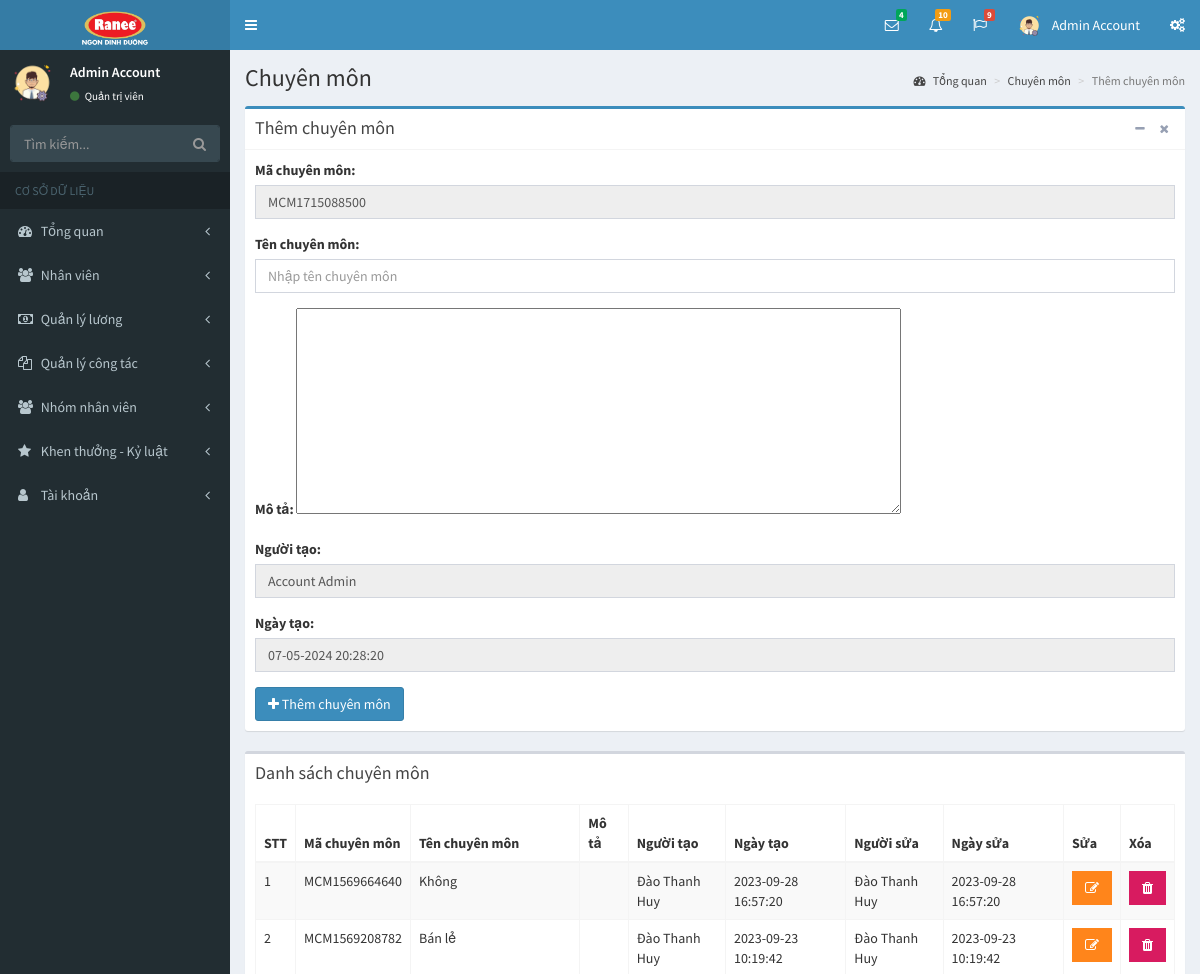
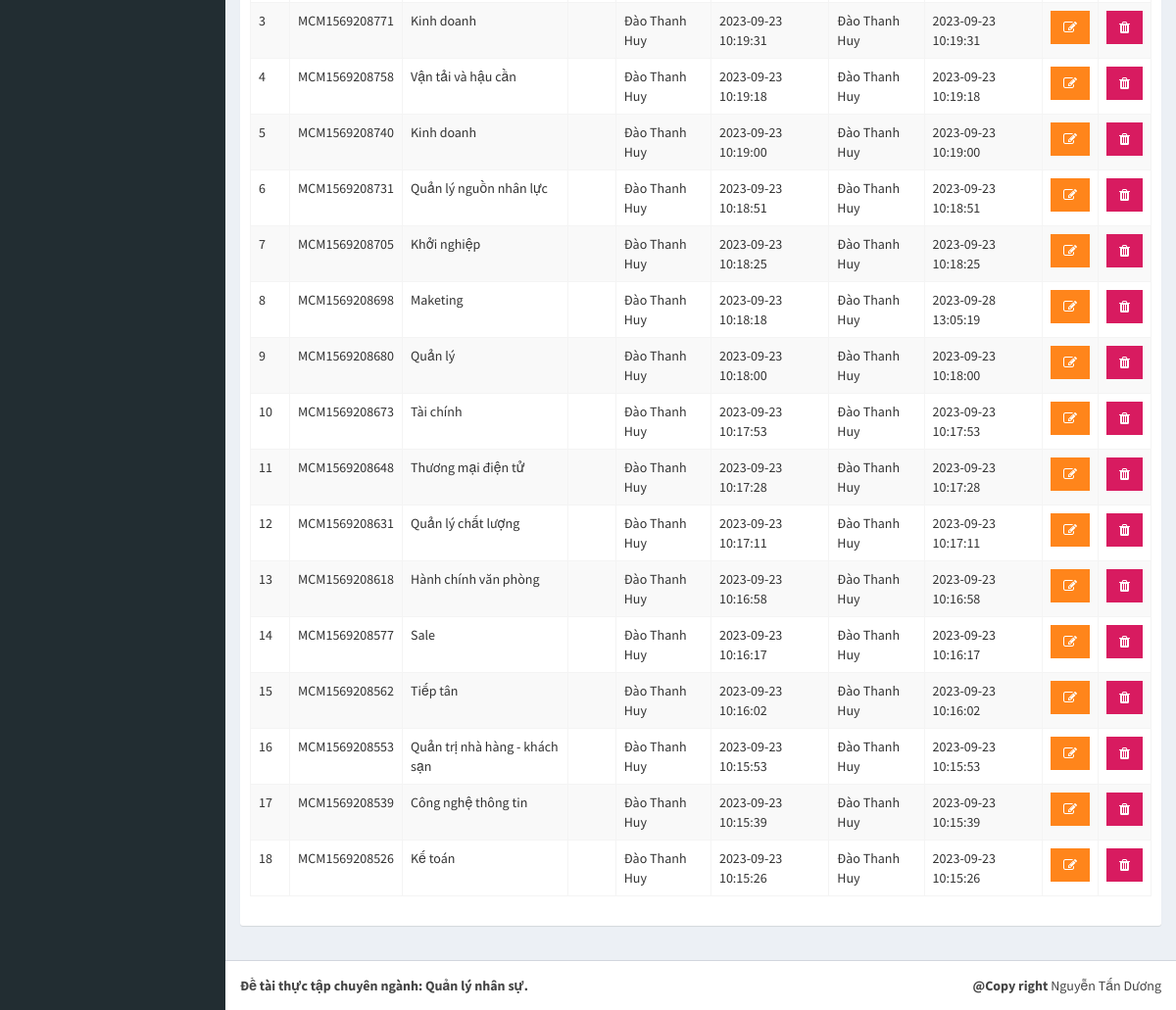
The app's page /pages/chuyen-mon.php (signed in) with its own data (2 pictures, top to bottom).
### tables this page shows
CREATE TABLE `tai_khoan` (
  `id` int(11) NOT NULL,
  `ho` varchar(50) NOT NULL,
  `ten` varchar(50) NOT NULL,
  `hinh_anh` varchar(50) NOT NULL,
  `email` varchar(50) NOT NULL,
  `mat_khau` varchar(50) NOT NULL,
  `so_dt` varchar(50) NOT NULL,
  `quyen` tinyint(1) NOT NULL,
  `trang_thai` tinyint(1) NOT NULL,
  `truy_cap` int(11) NOT NULL,
  `ngay_tao` datetime NOT NULL,
  `ngay_sua` datetime NOT NULL
);

CREATE TABLE `chuyen_mon` (
  `id` int(11) NOT NULL,
  `ma_chuyen_mon` varchar(50) NOT NULL,
  `ten_chuyen_mon` varchar(255) NOT NULL,
  `ghi_chu` varchar(255) NOT NULL,
  `nguoi_tao` varchar(50) NOT NULL,
  `ngay_tao` datetime NOT NULL,
  `nguoi_sua` varchar(50) NOT NULL,
  `ngay_sua` datetime NOT NULL
);

### pages/chuyen-mon.php (the view, shortened to what this page needs)
<?php
if(isset($_SESSION['username']) && isset($_SESSION['level']))
{
  include('../layouts/header.php');
  include('../layouts/topbar.php');
  include('../layouts/sidebar.php');
  $showData = "SELECT id, ma_chuyen_mon, ten_chuyen_mon, ghi_chu, nguoi_tao, ngay_tao, nguoi_sua, ngay_sua FROM chuyen_mon ORDER BY ngay_tao DESC";
  $result = mysqli_query($conn, $showData);
  $arrShow = array();
  while ($row = mysqli_fetch_array($result)) {
    $arrShow[] = $row;
  }
  $specialCode = "MCM" . time();
?>
  <div class="content-wrapper">
    <section class="content-header">
      <h1>
        Chuyên môn
      </h1>
      <ol class="breadcrumb">
        <li><a href="index.php?p=index&a=statistic"><i class="fa fa-dashboard"></i> Tổng quan</a></li>
        <li><a href="chuyen-mon.php?p=staff&a=specialize">Chuyên môn</a></li>
        <li class="active">Thêm chuyên môn</li>
      </ol>
    </section>
    <section class="content">
      <div class="row">
        <div class="col-xs-12">
          <div class="box box-primary">
            <div class="box-header with-border">
              <h3 class="box-title">Thêm chuyên môn</h3>
              <div class="box-tools pull-right">
                <button type="button" class="btn btn-box-tool" data-widget="collapse"><i class="fa fa-minus"></i></button>
                <button type="button" class="btn btn-box-tool" data-widget="remove"><i class="fa fa-remove"></i></button>
              </div>
            </div>
            <div class="box-body">
              <form action="" method="POST">
                <div class="row">
                  <div class="col-md-12">
                    <div class="form-group">
                      <label for="exampleInputEmail1">Mã chuyên môn: </label>
                      <input type="text" class="form-control" id="exampleInputEmail1" name="speacialCode" value="<?php echo $specialCode; ?>" readonly>
                    </div>
                    <div class="form-group">
                      <label for="exampleInputEmail1">Tên chuyên môn: </label>
                      <input type="text" class="form-control" id="exampleInputEmail1" placeholder="Nhập tên chuyên môn" name="titleSpecial">
                    </div>
                    <div class="form-group">
                      <label for="exampleInputEmail1">Mô tả: </label>
                      <textarea id="editor1" rows="10" cols="80" name="description">
                      </textarea>
                    </div>
                    <div class="form-group">
                      <label for="exampleInputEmail1">Người tạo: </label>
                      <input type="text" class="form-control" id="exampleInputEmail1" value="<?php echo $row_acc['ho']; ?> <?php echo $row_acc['ten']; ?>" name="personCreate" readonly>
                    </div>
                    <div class="form-group">
                      <label for="exampleInputEmail1">Ngày tạo: </label>
                      <input type="text" class="form-control" id="exampleInputEmail1" value="<?php echo date('d-m-Y H:i:s'); ?>" name="dateCreate" readonly>
                    </div>
                    <?php
                      if($_SESSION['level'] == 1)
                        echo "<button type='submit' class='btn btn-primary' name='save'><i class='fa fa-plus'></i> Thêm chuyên môn</button>";
                    ?>
                  </div>
                </div>
              </form>
            </div>
          </div>
          <div class="box">
            <div class="box-header">
              <h3 class="box-title">Danh sách chuyên môn</h3>
            </div>
            <div class="box-body">
              <div class="table-responsive">
                <table id="example1" class="table table-bordered table-striped">
                  <thead>
                  <tr>
                    <th>STT</th>
                    <th>Mã chuyên môn</th>
                    <th>Tên chuyên môn</th>
                    <th>Mô tả</th>
                    <th>Người tạo</th>
                    <th>Ngày tạo</th>
                    <th>Người sửa</th>
                    <th>Ngày sửa</th>
                    <th>Sửa</th>
                    <th>Xóa</th>
                  </tr>
                  </thead>
                  <tbody>
                  <?php
                    $count = 1;
                    foreach ($arrShow as $arrS)
                    {
                  ?>
                      <tr>
                        <td><?php echo $count; ?></td>
                        <td><?php echo $arrS['ma_chuyen_mon']; ?></td>
                        <td><?php echo $arrS['ten_chuyen_mon']; ?></td>
                        <td><?php echo $arrS['ghi_chu']; ?></td>
                        <td><?php echo $arrS['nguoi_tao']; ?></td>
                        <td><?php echo $arrS['ngay_tao']; ?></td>
                        <td><?php echo $arrS['nguoi_sua']; ?></td>
                        <td><?php echo $arrS['ngay_sua']; ?></td>
                        <th>
                          <?php
                            if($row_acc['quyen'] == 1)
                            {
                              echo "<form method='POST'>";
                              echo "<button type='submit' class='btn bg-orange btn-flat'  name='edit'><i class='fa fa-edit'></i></button>";
                              echo "</form>";
                            }
                            else
                            {
                              echo "<button type='button' class='btn bg-orange btn-flat' disabled><i class='fa fa-edit'></i></button>";
                            }
                          ?>
                        </th>
                        <th>
                          <?php
                            if($row_acc['quyen'] == 1)
                            {
                              echo "<button type='button' class='btn bg-maroon btn-flat' data-toggle='modal' data-target='#exampleModal' data-whatever='".$arrS['id']."'><i class='fa fa-trash'></i></button>";
                            }
                            else
                            {
                              echo "<button type='button' class='btn bg-maroon btn-flat' disabled><i class='fa fa-trash'></i></button>";
                            }
                          ?>
                        </th>
                      </tr>
                  <?php
                      $count++;
                    }
                  ?>
                  </tbody>
                </table>
              </div>
            </div>
          </div>
        </div>
      </div>
    </section>
  </div>
<?php
  include('../layouts/footer.php');
}
else
{
  header('Location: dang-nhap.php');
}
?>

### layouts/topbar.php (shortened to what this page needs)
<body class="hold-transition skin-blue sidebar-mini">
<div class="wrapper">
  <header class="main-header">
    <a href="index.php?p=index&a=statistic" class="logo">
      <span class="logo-lg"><img src="../dist/images/logo.png" alt=""></span>
    </a>
    <nav class="navbar navbar-static-top">
      <a href="#" class="sidebar-toggle" data-toggle="push-menu" role="button">
      </a>
      <div class="navbar-custom-menu">
        <ul class="nav navbar-nav">
          <li class="dropdown messages-menu">
            <a href="#" class="dropdown-toggle" data-toggle="dropdown">
              <i class="fa fa-envelope-o"></i>
              <span class="label label-success">4</span>
            </a>
          </li>
          <li class="dropdown notifications-menu">
            <a href="#" class="dropdown-toggle" data-toggle="dropdown">
              <i class="fa fa-bell-o"></i>
              <span class="label label-warning">10</span>
            </a>
          </li>
          <li class="dropdown tasks-menu">
            <a href="#" class="dropdown-toggle" data-toggle="dropdown">
              <i class="fa fa-flag-o"></i>
              <span class="label label-danger">9</span>
            </a>
          </li>
          <li class="dropdown user user-menu">
            <a href="#" class="dropdown-toggle" data-toggle="dropdown">
              <img src="../uploads/images/<?php echo $row_acc['hinh_anh']; ?>" class="user-image" alt="User Image">
              <span class="hidden-xs"><?php echo $row_acc['ten']; ?> <?php echo $row_acc['ho']; ?></span>
            </a>
          </li>
          <li>
            <a href="#" data-toggle="control-sidebar"><i class="fa fa-gears"></i></a>
          </li>
        </ul>
      </div>
    </nav>
  </header>

### layouts/sidebar.php (shortened to what this page needs)
<aside class="main-sidebar">
  <section class="sidebar">
    <div class="user-panel">
      <div class="pull-left image">
        <img src="../uploads/images/<?php echo $row_acc['hinh_anh']; ?>" class="img-circle" alt="User Image">
      </div>
      <div class="pull-left info">
        <p>
          <?php echo $row_acc['ten']; ?> <?php echo $row_acc['ho']; ?>
        </p>
        <a href="#"><i class="fa fa-circle text-success"></i>
          <?php
            if($row_acc['quyen'] == 1)
            {
              echo "Quản trị viên";
            }
            else
            {
              echo "Nhân viên";
            }
          ?>
        </a>
      </div>
    </div>
    <form action="#" method="get" class="sidebar-form">
      <div class="input-group">
        <input type="text" name="q" class="form-control" placeholder="Tìm kiếm...">
        <span class="input-group-btn">
              <button type="submit" name="search" id="search-btn" class="btn btn-flat"><i class="fa fa-search"></i>
              </button>
            </span>
      </div>
    </form>
    <ul class="sidebar-menu" data-widget="tree">
      <li class="header">CƠ SỞ DỮ LIỆU</li>
      <li class="<?php if($p == 'index') echo 'active'; ?> treeview">
        <a href="#">
          <i class="fa fa-dashboard"></i> <span>Tổng quan</span>
          <span class="pull-right-container">
            <i class="fa fa-angle-left pull-right"></i>
          </span>
        </a>
      </li>
      <li class="<?php if($p == 'staff') echo 'active'; ?> treeview">
        <a href="#">
          <i class="fa fa-users"></i>
          <span>Nhân viên</span>
          <span class="pull-right-container">
            <i class="fa fa-angle-left pull-right"></i>
          </span>
        </a>
      </li>
      <li class="<?php if($p == 'salary') echo 'active'; ?> treeview">
        <a href="#">
          <i class="fa fa-money"></i>
          <span>Quản lý lương</span>
          <span class="pull-right-container">
            <i class="fa fa-angle-left pull-right"></i>
          </span>
        </a>
      </li>
      <li class="<?php if($p == 'collaborate') echo 'active'; ?> treeview">
        <a href="#">
          <i class="fa fa-files-o"></i>
          <span>Quản lý công tác</span>
          <span class="pull-right-container">
            <i class="fa fa-angle-left pull-right"></i>
          </span>
        </a>
      </li>
      <li class="<?php if($p == 'group') echo 'active'; ?> treeview">
        <a href="#">
          <i class="fa fa-users"></i> <span>Nhóm nhân viên</span>
          <span class="pull-right-container">
            <i class="fa fa-angle-left pull-right"></i>
          </span>
        </a>
      </li>
      <li class="<?php if($p == 'bonus-discipline') echo 'active'; ?> treeview">
        <a href="#">
          <i class="fa fa-star"></i> <span>Khen thưởng - Kỷ luật</span>
          <span class="pull-right-container">
            <i class="fa fa-angle-left pull-right"></i>
          </span>
        </a>
      </li>
      <li class="<?php if($p == 'account') echo 'active'; ?> treeview">
        <a href="#">
          <i class="fa fa-user"></i> <span>Tài khoản</span>
          <span class="pull-right-container">
            <i class="fa fa-angle-left pull-right"></i>
          </span>
        </a>
      </li>
    </ul>
  </section>
</aside>

### records on screen
tai_khoan: hinh_anh (picture), ten "Admin", ho "Account", personCreate "Account Admin"
chuyen_mon: ma_chuyen_mon "MCM1569664640", ten_chuyen_mon "Không", nguoi_tao "Đào Thanh Huy", ngay_tao "2023-09-28 16:57:20", nguoi_sua "Đào Thanh Huy", ngay_sua "2023-09-28 16:57:20"
chuyen_mon: ma_chuyen_mon "MCM1569208782", ten_chuyen_mon "Bán lẻ", nguoi_tao "Đào Thanh Huy", ngay_tao "2023-09-23 10:19:42", nguoi_sua "Đào Thanh Huy", ngay_sua "2023-09-23 10:19:42"
chuyen_mon: ma_chuyen_mon "MCM1569208771", ten_chuyen_mon "Kinh doanh", nguoi_tao "Đào Thanh Huy", ngay_tao "2023-09-23 10:19:31", nguoi_sua "Đào Thanh Huy", ngay_sua "2023-09-23 10:19:31"
chuyen_mon: ma_chuyen_mon "MCM1569208758", ten_chuyen_mon "Vận tải và hậu cần", nguoi_tao "Đào Thanh Huy", ngay_tao "2023-09-23 10:19:18", nguoi_sua "Đào Thanh Huy", ngay_sua "2023-09-23 10:19:18"
chuyen_mon: ma_chuyen_mon "MCM1569208740", ten_chuyen_mon "Kinh doanh", nguoi_tao "Đào Thanh Huy", ngay_tao "2023-09-23 10:19:00", nguoi_sua "Đào Thanh Huy", ngay_sua "2023-09-23 10:19:00"
chuyen_mon: ma_chuyen_mon "MCM1569208731", ten_chuyen_mon "Quản lý nguồn nhân lực", nguoi_tao "Đào Thanh Huy", ngay_tao "2023-09-23 10:18:51", nguoi_sua "Đào Thanh Huy", ngay_sua "2023-09-23 10:18:51"
chuyen_mon: ma_chuyen_mon "MCM1569208705", ten_chuyen_mon "Khởi nghiệp", nguoi_tao "Đào Thanh Huy", ngay_tao "2023-09-23 10:18:25", nguoi_sua "Đào Thanh Huy", ngay_sua "2023-09-23 10:18:25"
chuyen_mon: ma_chuyen_mon "MCM1569208698", ten_chuyen_mon "Maketing", nguoi_tao "Đào Thanh Huy", ngay_tao "2023-09-23 10:18:18", nguoi_sua "Đào Thanh Huy", ngay_sua "2023-09-28 13:05:19"
chuyen_mon: ma_chuyen_mon "MCM1569208680", ten_chuyen_mon "Quản lý", nguoi_tao "Đào Thanh Huy", ngay_tao "2023-09-23 10:18:00", nguoi_sua "Đào Thanh Huy", ngay_sua "2023-09-23 10:18:00"
chuyen_mon: ma_chuyen_mon "MCM1569208673", ten_chuyen_mon "Tài chính", nguoi_tao "Đào Thanh Huy", ngay_tao "2023-09-23 10:17:53", nguoi_sua "Đào Thanh Huy", ngay_sua "2023-09-23 10:17:53"
chuyen_mon: ma_chuyen_mon "MCM1569208648", ten_chuyen_mon "Thương mại điện tử", nguoi_tao "Đào Thanh Huy", ngay_tao "2023-09-23 10:17:28", nguoi_sua "Đào Thanh Huy", ngay_sua "2023-09-23 10:17:28"
chuyen_mon: ma_chuyen_mon "MCM1569208631", ten_chuyen_mon "Quản lý chất lượng", nguoi_tao "Đào Thanh Huy", ngay_tao "2023-09-23 10:17:11", nguoi_sua "Đào Thanh Huy", ngay_sua "2023-09-23 10:17:11"
chuyen_mon: ma_chuyen_mon "MCM1569208618", ten_chuyen_mon "Hành chính văn phòng", nguoi_tao "Đào Thanh Huy", ngay_tao "2023-09-23 10:16:58", nguoi_sua "Đào Thanh Huy", ngay_sua "2023-09-23 10:16:58"
chuyen_mon: ma_chuyen_mon "MCM1569208577", ten_chuyen_mon "Sale", nguoi_tao "Đào Thanh Huy", ngay_tao "2023-09-23 10:16:17", nguoi_sua "Đào Thanh Huy", ngay_sua "2023-09-23 10:16:17"
chuyen_mon: ma_chuyen_mon "MCM1569208562", ten_chuyen_mon "Tiếp tân", nguoi_tao "Đào Thanh Huy", ngay_tao "2023-09-23 10:16:02", nguoi_sua "Đào Thanh Huy", ngay_sua "2023-09-23 10:16:02"
chuyen_mon: ma_chuyen_mon "MCM1569208553", ten_chuyen_mon "Quản trị nhà hàng - khách sạn", nguoi_tao "Đào Thanh Huy", ngay_tao "2023-09-23 10:15:53", nguoi_sua "Đào Thanh Huy", ngay_sua "2023-09-23 10:15:53"
chuyen_mon: ma_chuyen_mon "MCM1569208539", ten_chuyen_mon "Công nghệ thông tin", nguoi_tao "Đào Thanh Huy", ngay_tao "2023-09-23 10:15:39", nguoi_sua "Đào Thanh Huy", ngay_sua "2023-09-23 10:15:39"
chuyen_mon: ma_chuyen_mon "MCM1569208526", ten_chuyen_mon "Kế toán", nguoi_tao "Đào Thanh Huy", ngay_tao "2023-09-23 10:15:26", nguoi_sua "Đào Thanh Huy", ngay_sua "2023-09-23 10:15:26"
